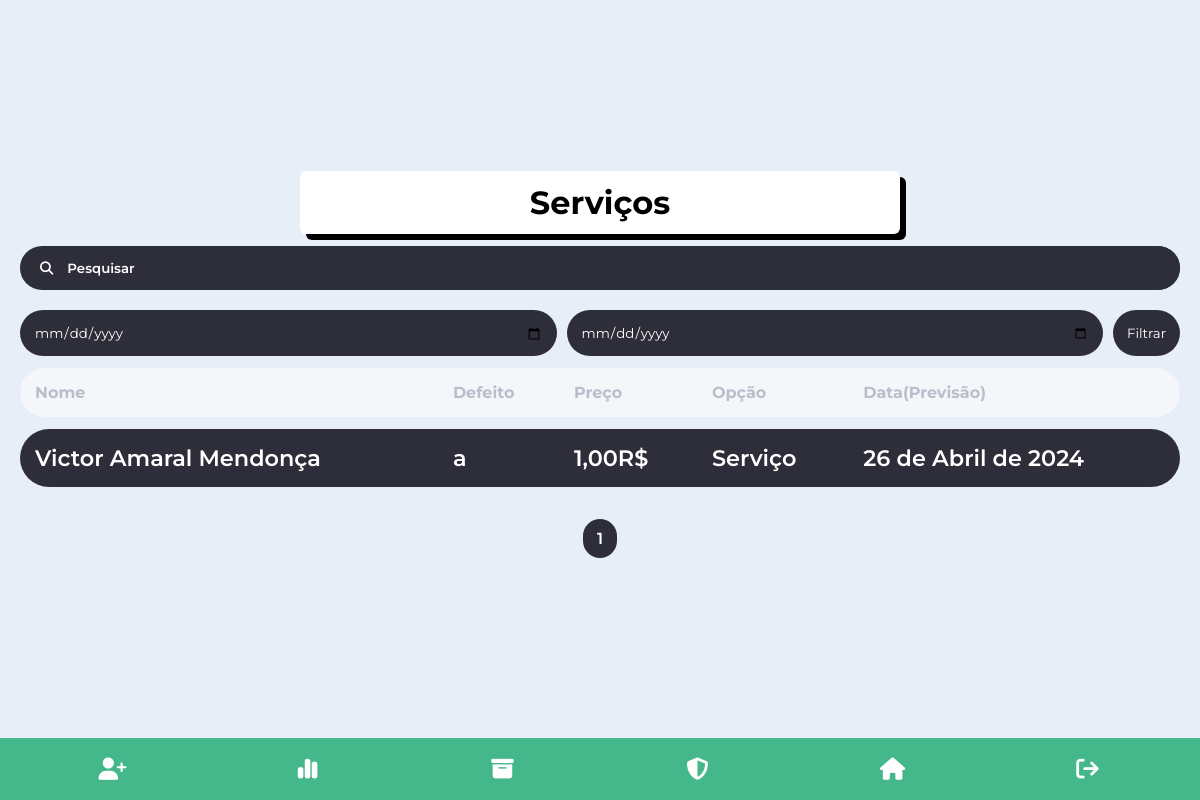
The app's page / (signed in) with its own data.
### appusers/models.py (models this page shows, shortened)
class Cliente(models.Model):
    choices = {
        ('0', 'Serviço'),
        ('1', 'Diagnóstico'),
        ('2', 'Compra'),
    }
    user = models.ForeignKey(User, on_delete=models.CASCADE)
    name = models.CharField(max_length=100)
    defect = models.TextField()
    option = models.CharField(max_length=11, choices=choices, default='0')
    date = models.DateField(auto_now_add=True)
    predicted_date = models.DateField(default='2006-02-22')
    predicted_price = models.DecimalField(max_digits=10, decimal_places=3)
    price = models.DecimalField(max_digits=10, decimal_places=2)
    service = models.TextField()
    part = models.TextField()
    number = PhoneNumberField()
    additional = models.TextField()
    payment = models.CharField(max_length=100)
    status = models.BooleanField(default=False)

### appusers/views.py (the view)
# urls.py: path('', ViewHome, name="home"),
@login_required(login_url='/signin')
def ViewHome(request):
    if request.method == 'POST':
        name = request.POST.get('name')
        start_date = request.POST['start_date']
        end_date = request.POST['end_date']
        if name and start_date and end_date:
            clientes = Cliente.objects.filter(user=request.user,name__icontains=name, date__range=[start_date, end_date]).exclude(status=True)
        elif start_date and end_date:
            clientes = Cliente.objects.filter(user=request.user,date__range=[start_date, end_date]).exclude(status=True)
        else:
            clientes = Cliente.objects.filter(user=request.user,name__icontains=name).exclude(status=True)
    else:
        clientes = Cliente.objects.filter(user=request.user).exclude(status=True)
    paginator = Paginator(clientes, 5)
    page_number = request.GET.get('page')
    try:
        clientes = paginator.page(page_number)
    except PageNotAnInteger:
        clientes = paginator.page(1)
    except EmptyPage:
        clientes = paginator.page(paginator.num_pages)
    return render(request, 'archived.html', {'clientes':clientes})

### templates/archived.html
{% extends 'index.html' %}
{% block content %}
    {% include 'usersarea.html' %}
{% endblock %}

### templates/table.html (shortened to what this page needs)
<table>
    <thead>
        <tr>
            <th id="startd">Nome</th>
            <th>Defeito</th>
            <th>Preço</th>
            <th>Opção</th>
            <th id="starte">Data(Previsão)</th>
        </tr>
    </thead>
    <tbody>
    {% for cliente in clientes %}
        {% if cliente.status == True %}
            <tr oncontextmenu="Mudar('{{cliente.id}}','{{cliente.status}}', '{{cliente.name}}', '{{cliente.defect}}')" onclick="Document('{{cliente.id}}')">
                <td id="startd">{{ cliente.name }}</td>
                <td>{{ cliente.defect }}</td>
                <td>R${{ cliente.price}}</td>
                <td>{{ cliente.get_option_display}}</td>
                <td id="starte">{{ cliente.predicted_date }}</td>
            </tr>
        {% else %}
            <tr oncontextmenu="Mudar('{{cliente.id}}', '{{cliente.status}}', '{{cliente.name}}', '{{cliente.defect}}')" onclick="Document('{{cliente.id}}')">
                <td id="startd">{{ cliente.name }}</td>
                <td>{{ cliente.defect }}</td>
                <td>{{ cliente.price}}R$</td>
                <td>{{ cliente.get_option_display }}</td>
                <td id="starte">{{ cliente.predicted_date }}</td>
            </tr>
        {% endif %}
    {% endfor %}
    </tbody>
</table>

### static/css/style.css (style rules this page uses)
* { margin: 0px; padding: 0px; box-sizing: border-box; font-family: "Montserrat", sans-serif; }

### static/css/area.css (style rules this page uses)
table { width: 100%; text-align: left; padding: 0px 20px; border: none; border-collapse: separate; border-spacing: 0px 12px; }
th, td { padding: 15px; border: none; }
th { color: #b8beca; background-color: #f5f6fa; }
td { cursor: pointer; font-weight: 600; font-size: 1.4em; color: white; background-color: #2d2e39; }
td#startd, th#startd { border-radius: 36px 0px 0px 36px; }
td#starte, th#starte { border-radius: 0px 36px 36px 0px; }

### records on screen
Cliente: name "Victor Amaral Mendonça", defect "a", price "1,00", option "Serviço", predicted_date "26 de Abril de 2024"

### other values on screen
{{ num }} "1"
